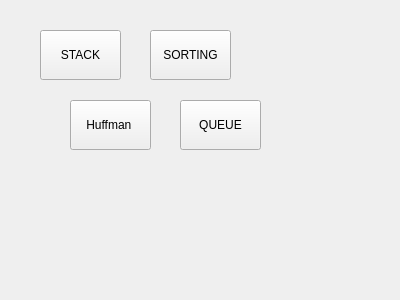
<?xml version="1.0" encoding="UTF-8"?>
<ui version="4.0">
 <class>Select</class>
 <widget class="QWidget" name="Select">
  <property name="geometry">
   <rect>
    <x>0</x>
    <y>0</y>
    <width>400</width>
    <height>300</height>
   </rect>
  </property>
  <property name="windowTitle">
   <string>Form</string>
  </property>
  <widget class="QPushButton" name="pushButton">
   <property name="geometry">
    <rect>
     <x>40</x>
     <y>30</y>
     <width>81</width>
     <height>50</height>
    </rect>
   </property>
   <property name="minimumSize">
    <size>
     <width>70</width>
     <height>50</height>
    </size>
   </property>
   <property name="text">
    <string>STACK</string>
   </property>
  </widget>
  <widget class="QPushButton" name="pushButton_2">
   <property name="geometry">
    <rect>
     <x>150</x>
     <y>30</y>
     <width>81</width>
     <height>50</height>
    </rect>
   </property>
   <property name="minimumSize">
    <size>
     <width>70</width>
     <height>50</height>
    </size>
   </property>
   <property name="text">
    <string>SORTING</string>
   </property>
  </widget>
  <widget class="QPushButton" name="pushButton_3">
   <property name="geometry">
    <rect>
     <x>70</x>
     <y>100</y>
     <width>81</width>
     <height>50</height>
    </rect>
   </property>
   <property name="minimumSize">
    <size>
     <width>70</width>
     <height>50</height>
    </size>
   </property>
   <property name="text">
    <string>Huffman </string>
   </property>
  </widget>
  <widget class="QPushButton" name="pushButton_4">
   <property name="geometry">
    <rect>
     <x>180</x>
     <y>100</y>
     <width>81</width>
     <height>50</height>
    </rect>
   </property>
   <property name="minimumSize">
    <size>
     <width>70</width>
     <height>50</height>
    </size>
   </property>
   <property name="text">
    <string>QUEUE</string>
   </property>
  </widget>
 </widget>
 <resources/>
 <connections/>
</ui>
